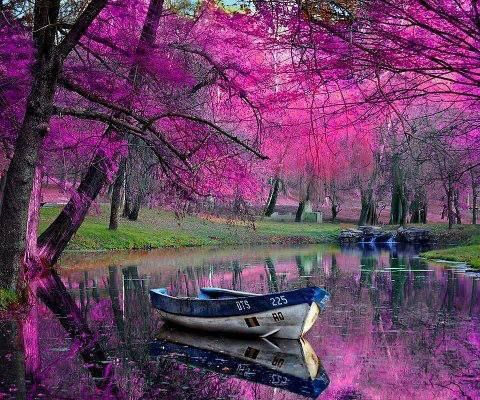
#> input picture images/image1.jpg, 480 x 400 px; its folder holds 3 pictures in this run
$ jupyter execute --allow-errors task2.ipynb   (shell and % lines are left out)
#> lines starting #> are read from the running program, lines starting #| are printed output that depends on the picture
# Mohamed Salama
#### Sparks Foundation Computer vision Internship
#### Task 2 : Colors Identification in images

Importing libraries

[cell 1]
from sklearn.cluster import KMeans
import matplotlib.pyplot as plt
import numpy as np
import cv2
from collections import Counter
from skimage.color import rgb2lab, deltaE_cie76
import os

[cell 2]
def RGB2HEX(color):
    return "#{:02x}{:02x}{:02x}".format(int(color[0]), int(color[1]), int(color[2]))

Raed Images

[cell 3]
def get_images():
    images = []
    for i in range (1,5):
        image = cv2.imread('images/image'+str(i)+'.jpg')
#> image is the input picture: shape (400, 480, 3); mean B, G, R 98.5, 64.3, 106
        images.append(image)
    return images

Show images and colors charts

[cell 4]
def show_images_with_chart(image , vals , hex , i):
    fig, (ax1, ax2) = plt.subplots(1, 2)
    fig.suptitle('Example '+str(i+1))
    ax1.imshow(image)
    plt.pie(vals, labels = hex, colors = hex)

Preprocess images

[cell 5]
def preprocess_images (images):
    modified_images = []
    for i in range(len(images)):
        images[i] = cv2.cvtColor(images[i], cv2.COLOR_BGR2RGB)
        modified_image = cv2.resize(images[i], (600, 400), interpolation = cv2.INTER_AREA)
        modified_image = modified_image.reshape(modified_image.shape[0]*modified_image.shape[1], 3)
        modified_images.append(modified_image)
#> this loop made 3 passes
#> pass 1, in preprocess_images, `modified_image = cv2.resize(images[i], (600, 400), interpolation = cv2..`:
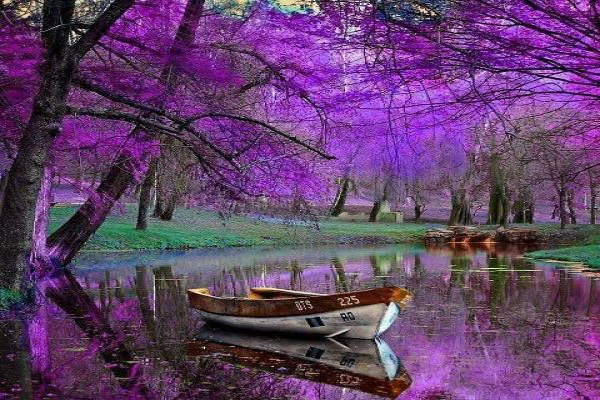
#> modified_image: shape (400, 600, 3); mean of channels 0, 1, 2 106.1, 64.4, 98.6; drawn as B, G, R
#> pass 2, in preprocess_images, `modified_image = cv2.resize(images[i], (600, 400), interpolation = cv2..`:
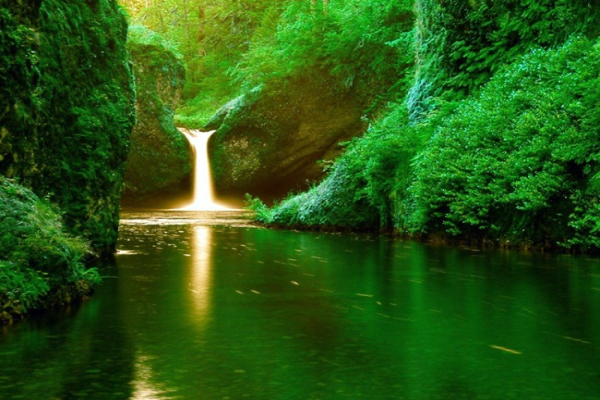
#> modified_image: shape (400, 600, 3); mean of channels 0, 1, 2 18.6, 86.6, 39.2; drawn as B, G, R
    return modified_images
